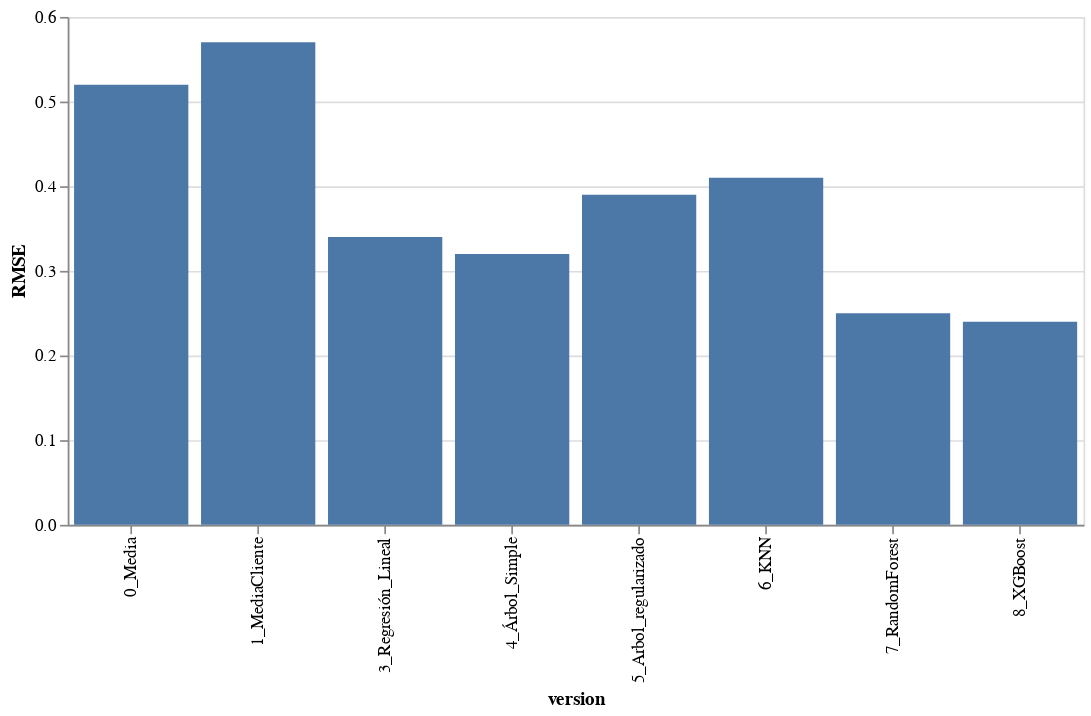

The notebook cell saved with this chart:
### Code cell
chart = alt.Chart(df_modelos).mark_bar().encode(
    x='version',
    y='RMSE'
).properties(width=600)

chart

### Figure 1 — Vega-Lite specification as saved in the notebook (floating-point values rounded to 4 significant figures)
{"config": {"view": {"continuousWidth": 300, "continuousHeight": 300}}, "data": {"name": "data-3932b2fd8a76a80fbdf672c684af540d"}, "mark": {"type": "bar"}, "encoding": {"x": {"field": "version", "type": "nominal"}, "y": {"field": "RMSE", "type": "quantitative"}}, "width": 600, "$schema": "https://vega.github.io/schema/vega-lite/v5.14.1.json", "datasets": {"data-3932b2fd8a76a80fbdf672c684af540d": [{"version": "0_Media", "RMSE": 0.52}, {"version": "1_MediaCliente", "RMSE": 0.57}, {"version": "3_Regresión_Lineal", "RMSE": 0.34}, {"version": "4_Árbol_Simple", "RMSE": 0.32}, {"version": "5_Arbol_regularizado", "RMSE": 0.39}, {"version": "6_KNN", "RMSE": 0.41}, {"version": "7_RandomForest", "RMSE": 0.25}, {"version": "8_XGBoost", "RMSE": 0.24}]}}
